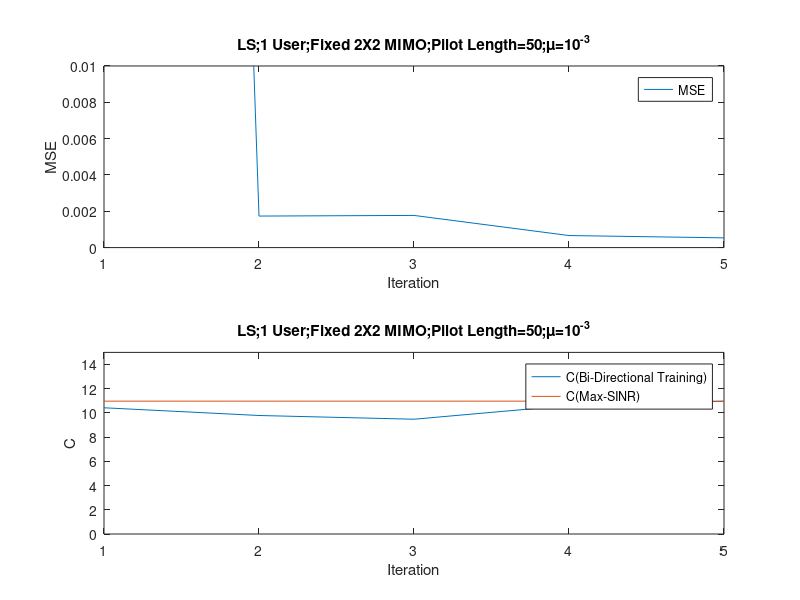

Write MATLAB code to recreate this figure.
%1 user, 2X2 MIMO Channel
%Turn Off Private Channel 
%calculate MSE
%LS Filter
%Only Forward Direction
clc
clear

H=[randn(1,1)+1i*randn(1,1) randn(1,1)+1i*randn(1,1);randn(1,1)+1i*randn(1,1) randn(1,1)+1i*randn(1,1)];

v=[1;1];
v=v/norm(v);
v_w=[1;1];
v_w=v_w/norm(v_w);
g=[1;1];
g_w=[1;1];
g=g/norm(g);
g_w=g_w/norm(g_w);

sigma = sqrt(10^(-3));
StepSize = 10^(-3);

R=H*H'+sigma^2*eye(2);
2/max(eig(R));


MSE = zeros(1,10^(7));
LS_LMS = zeros(1,10^(7));
MMSE = zeros(1,10^(7));
C = zeros(1,10^(7));
C_Wiener = zeros(1,10^(7));
SINR = zeros(1,10^(7));
SINR_C_Wiener= zeros(1,10^(7));



    
    for i=1:5
           

            %Forward Training  
            for iter2 = 1:i

                    if rand-0.5 >= 0
                                xf(iter2) = 1;
                            else
                                xf(iter2) = -1;
                    end

                    yf(:,iter2) = H*( v*xf(iter2) )+ sigma*(1/sqrt(2))*[(randn(1,1)+1i*randn(1,1));(randn(1,1)+1i*randn(1,1))]; 
                    
                   
            end 
    
            g_w = inv(H*v_w*v_w'*H'+eye(2)*sigma^2)*H*v_w;
            g  = inv(yf*yf')*yf*xf';
            
            MSE(i) = real(  1-v'*H'*g-(v'*H'*g)'+g'*eye(2)*(sigma^2)*g+(v'*H'*g)'*(v'*H'*g) );
            SINR_without_stat(i)= norm(( g'*H*v ))^2/norm( g'*eye(2)*sigma^2*g ); 
            SINR_know_stat(i)= norm(( g_w'*H*v_w ))^2/norm( g_w'*eye(2)*sigma^2*g_w ); 
            MMSE(i) = real(   1-v'*H'* inv(H*v*v'*H'+eye(2)*sigma^2)*H*v);
                   
    end
    
   
          

   

n=1:i;

subplot(2,1,1)
plot(n,MSE(n))
legend('MSE')
xlabel('Iteration')
ylabel('MSE')
title('LS;1 User;Fixed 2X2 MIMO;Pilot Length=50;\mu=10^{-3}')
axis([1 i 0 10^(-2)])

subplot(2,1,2)
plot(   n,log2(1+SINR_without_stat(n)),n,log2(1+SINR_know_stat(n)))
legend('C(Bi-Directional Training)','C(Max-SINR)')
xlabel('Iteration')
ylabel('C')
title('LS;1 User;Fixed 2X2 MIMO;Pilot Length=50;\mu=10^{-3}')
axis([1 i 0 15])


